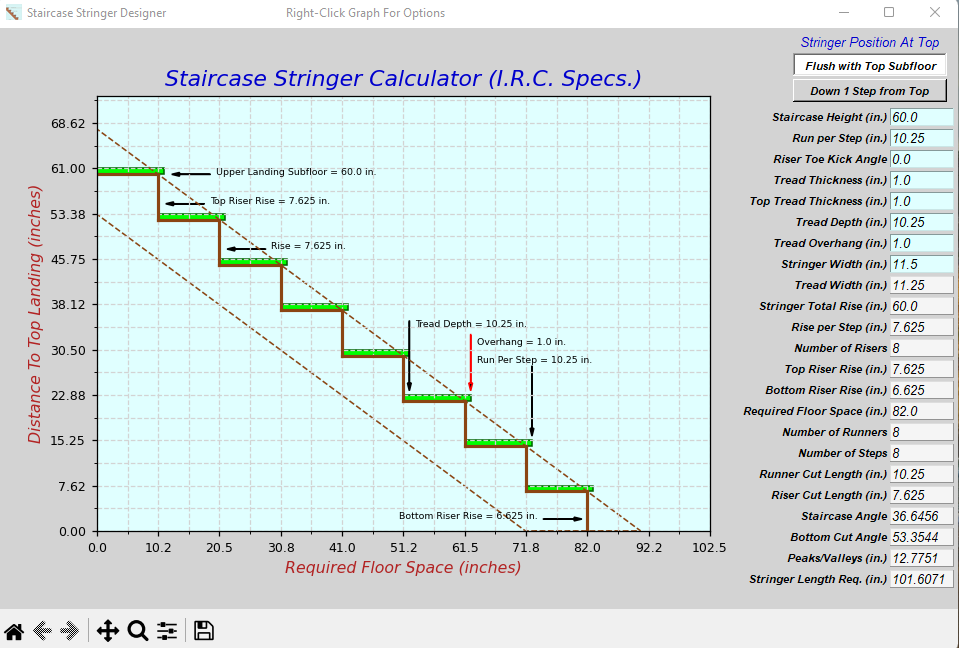

The script that drew this image:
import tkinter as tk
from tkinter import messagebox, Menu, font
from tkinter import BooleanVar, StringVar
from win32api import GetMonitorInfo, MonitorFromPoint
from matplotlib.backends.backend_tkagg import (FigureCanvasTkAgg, NavigationToolbar2Tk)
from matplotlib.ticker import (AutoMinorLocator, MultipleLocator)
from matplotlib.patches import Polygon, Rectangle
import matplotlib.pyplot as plt
import numpy as np
import pathlib
import os
import re
import math
import subprocess
def open_pdf():
    try:
        dir=pathlib.Path(__file__).parent.absolute()
        filename='StairIRC.pdf'
        path=os.path.join(dir, filename)
    finally:subprocess.Popen([path], shell=True)
def end():
    for widget in root.winfo_children(): # Cleanup All On Exit
        if isinstance(widget, tk.Canvas):
            widget.destroy()
        else:
            widget.destroy()
    os._exit(0)
def on_resize(event):
    if event.widget == root:
        if root_start.get():return
        if event.width>=event.height:
            root_fontsize= int(event.height/(default_hgt/rootdefault_fontsize))
        else:
            root_fontsize= int(event.width/(default_wid/rootdefault_fontsize))
        if root_fontsize<4: root_fontsize=4
        root.font['size'] = root_fontsize
        lbl_font['size'] = root_fontsize-2
        plot()
    return
def menu_popup(event):
    try:popup.tk_popup(event.x_root, event.y_root)
    finally:popup.grab_release()
def about():
       messagebox.showinfo('About', 'Creator: Ross Waters\nEmail: RossWatersjr@gmail.com'\
              '\nProgram: Staircase Stringer Designer\nRevision: 2.3.3'\
              '\nLast Revision Date: 12/17/2022\nLanguage: Python 3.11.0 64-bit'\
              '\nOperating System: Windows 10/11')
def enterkey_pressed(event):
    try:
        if (event.keysym)=='Return':
            if event.widget['text']=='Stringer Height': 
                value=stgr_hgt.get()
                if value=='': raise Exception('Staircase Height Value Is Null.')
                valmin,valmax=14.00,150.00
                if float(value)<valmin or float(value)>valmax:
                    msg1='Allowable Staircase Height Range Is From\n'
                    msg2= '14 inches (2 Steps) to 150 inches (@20 Steps).'
                    messagebox.showwarning('Limit Violation', msg1+msg2)
                    if float(value)<valmin:stgr_hgt.set(str(valmin))
                    elif float(value)>valmax:stgr_hgt.set(str(valmax))
                    else:stgr_hgt.set(str(value))
            elif event.widget['text']=='Run Per Step':
                value=stgr_run.get()
                tread_overhang=float(tdoverhang.get())
                if float(value) <11.00 : #Examine Overhang >=0.75-1.25
                    if float(tread_overhang)< 0.75:
                        tread_overhang=0.75
                        tdoverhang.set(tread_overhang)
                if value=='': raise Exception('Run Per Step Value Is Null.')
                valmin,valmax=10.00,30.00
                if float(value)<valmin or float(value)>valmax:
                    msg1='Allowable Staircase Run Length Is From\n'
                    msg2= '10.00 inches to 30.00 inches.'
                    messagebox.showwarning('(Application Limit)', msg1+msg2)
                    if float(value)<valmin:stgr_run.set(str(valmin))
                    elif float(value)>valmax:stgr_run.set(str(valmax))
                    else:stgr_run.set(str(value))
                tread_depth=float(value)
                tddepth.set(tread_depth)
            elif event.widget['text']=='Toekick Angle':
                value=toekick.get()
                if value=='': raise Exception('Toe Kick Angle Value Is Null.')
                valmin,valmax=0.0,30.00
                if float(value)<valmin or float(value)>valmax:
                    msg1='Allowable Toe Kick Angel Is From\n'
                    msg2= '0 Degrees to 30 Degrees (I.R.C) Specs.'
                    messagebox.showwarning('(I.R.C) Spec. Violation', msg1+msg2)
                    toekick.set('30')
                    if float(value)<valmin:toekick.set(str(valmin))
                    elif float(value)>valmax:toekick.set(str(valmax))
                    else:toekick.set(str(value))
            elif event.widget['text']=='Tread Thickness':
                value=tdthickness.get()
                if value=='': raise Exception('Tread Thickness Value Is Null.')
                valmin,valmax=0.0,3.0
                if float(value)<valmin or float(value)>valmax:
                    msg1='Allowable Tread Thickness Is From\n'
                    msg2= '0 inches to 3 inches.'
                    messagebox.showwarning('Application Limit', msg1+msg2)
                    if float(value)<valmin:tdthickness.set(str(valmin))
                    elif float(value)>valmax:tdthickness.set(str(valmax))
                    else:tdthickness.set(str(value))
            elif event.widget['text']=='Top Tread Thickness':
                value=ttdthickness.get()
                if value=='': raise Exception('Top Tread Thickness Value Is Null.')
                valmin,valmax=0.0,3.0
                if float(value)<valmin or float(value)>valmax:
                    msg1='Allowable Top Tread Thickness Is From\n'
                    msg2= '0 inches to 3 inches.'
                    messagebox.showwarning('Application Limit', msg1+msg2)
                    if float(value)<valmin:ttdthickness.set(str(valmin))
                    elif float(value)>valmax:ttdthickness.set(str(valmax))
                    else:ttdthickness.set(str(value))
            elif event.widget['text']=='Tread Depth':
                run_per_step=float(stgr_run.get())
                tread_depth=float(tddepth.get())
                stgr_run.set(str(tread_depth))
                tread_overhang=float(tdoverhang.get())
                if tread_depth<11.00:
                    if float(tread_overhang)< 0.75:
                        tread_overhang=0.75
                        tdoverhang.set(tread_overhang)
                value=tddepth.get()
                if value=='': raise Exception('Tread Depth Value Is Null.')
                valmin,valmin=10.0,30.0
                if float(value)<valmin or float(value)>valmax:
                    msg1='Allowable Tread Depth Is '+str(valmin)+' inches\n'
                    msg2='To '+str(valmax)+' inches.'
                    messagebox.showwarning('(Application Limit)', msg1+msg2)
                    if float(value)<valmin:tddepth.set(str(valmin))
                    elif float(value)>valmax:tddepth.set(str(valmax))
                    else:tddepth.set(str(value))
            elif event.widget['text']=='Tread Overhang':
                value=tdoverhang.get()
                run_per_step=float(stgr_run.get())
                tread_depth=float(tddepth.get())
                if run_per_step>=11: valmin=0.0
                if run_per_step<11: valmin=0.75
                valmax=1.25       
                if value=='': raise Exception('Tread Overhang Value Is Null.')
                if float(value)<valmin or float(value)>valmax:
                    msg1='Allowable Tread Overhang Is From '+str(valmin)+' inches To\n'
                    msg2= str(valmax)+' inches (I.R.C) Specs.'
                    messagebox.showwarning('(I.R.C) Spec. Violation', msg1+msg2)
                    if float(value)<valmin:tdoverhang.set(str(valmin))
                    elif float(value)>valmax:tdoverhang.set(str(valmax))
                    else:tdoverhang.set(str(value))
        plot()
    except Exception as e:
            msg1='Exception occurred while code execution:\n'
            msg2= repr(e)+' '+event.widget['text']
            msg3='\nPlease Check Entry Values!'
            messagebox.showerror('Exeption Error', msg1+msg2+msg3)
def validate_Entries(entry_text):
    regex=re.compile(r'[(0-9)(.)]*$') # Allow
    result=regex.match(entry_text)
    return (entry_text == '' 
    or (entry_text.count('.') <= 1 # allow only one period
        and result is not None
        and result.group(0) != ''))
def on_validate(P):
    return validate_Entries(P)
def plot():
    try:
        fig.clear(True) # Start Fresh
        viewport=fig.add_subplot(111) # Create The Figure
        viewport.set_facecolor('lightcyan')
        viewport.set_title('Staircase Stringer Calculator (I.R.C. Specs.)',
            ha='center', color='mediumblue', fontsize=14, weight='normal', style='italic')# Centered on graph
        # X and Y Axis Labels
        viewport.set_xlabel('Required Floor Space (inches)', ha='center', color='firebrick',
            fontsize=10, weight='normal', style='italic')
        viewport.set_ylabel('Distance To Top Landing (inches)', ha='center', color='firebrick',
        fontsize=10, weight='normal', style='italic')
        # Define and Set Plot Limits
        stringer_hgt=float(stgr_hgt.get())
        total_rise=stringer_hgt
        pos=top_position.get() #Returns Integer
        run_per_step=float(stgr_run.get())
        top_tread_thickness=float(ttdthickness.get())
        tread_depth=float(tddepth.get())
        finished_hgt=stringer_hgt+top_tread_thickness
        tread_thickness=float(tdthickness.get())
        num_of_steps=int(finished_hgt/7.5)
        toekick_angle=float(toekick.get())
        stringer_width=float(stgr_wid.get())
        tread_overhang=float(tdoverhang.get())
        if pos==0: # Flush With Top Sub-Floor
            num_of_risers=num_of_steps
            num_of_runners=num_of_risers
            rise_per_step=finished_hgt/num_of_risers
            # If Rise > Spec, Add Step To Reduce Rise
            if rise_per_step >7.75: #Max Riser Hgt
                num_of_risers += 1
                rise_per_step=finished_hgt/num_of_risers
                num_of_runners=num_of_risers
                rise_per_step=finished_hgt/num_of_risers
            num_of_steps=num_of_risers
            top_riser_rise=rise_per_step-top_tread_thickness+tread_thickness
            totalrise.set(total_rise)
            stringer_hgt=float(stgr_hgt.get())
            req_floor_space=run_per_step*num_of_steps
            xmax=req_floor_space+(run_per_step*2)
            ymax=xmax/aspect_ratio
            ylimits=0, ymax
            xlimits=0, xmax
            viewport.set(xlim=xlimits, ylim=ylimits, autoscale_on=False)
            x1=0.0
            x2=x1+run_per_step
            y1=stringer_hgt
            y2=y1
            # Upper Landing Annotation
            # Try Keeping Arrow Head Constant size
            arrow_x=(1.75*run_per_step)+tread_overhang
            viewport.arrow(arrow_x, stringer_hgt, -run_per_step*0.5, 0, 
                head_width=ymax/116, head_length=(xmax*2)/158, fc='k', ec='k')
            viewport.annotate('Upper Landing Subfloor = '+ str(stringer_hgt) +' in.',
                xy=(arrow_x+1, stringer_hgt-0.1), xycoords='data', fontsize=6, color='k')
        else: # 1 Step Down From Top Sub-Floor
            # Top Overhang
            viewport.add_patch(Rectangle((0, stringer_hgt), tread_overhang, top_tread_thickness,
            facecolor = 'lime', ec='darkgreen',lw=1,fill=True))
            rise_per_step=finished_hgt/num_of_steps
            num_of_runners=num_of_steps-1
            num_of_risers=num_of_steps-1  
            if rise_per_step >7.75: #Max Riser Hgt
                num_of_risers += 1
                num_of_steps=num_of_risers+1
                num_of_runners=num_of_steps-1
                rise_per_step=finished_hgt/num_of_steps
            req_floor_space=run_per_step*num_of_risers
            xmax=req_floor_space+(run_per_step*3)
            ymax=xmax/aspect_ratio
            ylimits=0, ymax
            xlimits=0, xmax
            viewport.set(xlim=xlimits, ylim=ylimits, autoscale_on=False)
            x1=0.0
            x2=x1+run_per_step
            total_rise=finished_hgt-rise_per_step-tread_thickness
            top_riser_rise=rise_per_step-top_tread_thickness+tread_thickness
            totalrise.set(round(total_rise,4))
            y1=total_rise
            y2=y1
            # Upper Landing Annotation
            # 116 And 158 Represents Viewport Height and Width
            # At a Standard 9 Feet Staircasing With Arrow Dimensions
            # At Approximately L=2, W=1
            viewport.arrow(run_per_step*0.85, stringer_hgt, -run_per_step*0.5, 0, 
                head_width=ymax/116, head_length=(xmax*2)/158, fc='k', ec='k')      
            viewport.annotate('Upper Landing Subfloor = '+ str(stringer_hgt) +' in.',
                xy=(run_per_step+1, stringer_hgt-0.1), xycoords='data', fontsize=6, 
                color='k', clip_on=True)
            # Total Rise Annotation
            arrow_x=(1.75*run_per_step)+tread_overhang
            viewport.arrow(arrow_x, total_rise, -run_per_step*0.5, 0, 
                head_width=ymax/116, head_length=(xmax*2)/158, fc='k', ec='k')      
            viewport.annotate('Stringer Rise = '+ str(round(total_rise,4)) +' in.',
                xy=(arrow_x+1, total_rise-0.1), xycoords='data', fontsize=6, 
                color='k', clip_on=True)
        # Set Tick Label Font Size And Grid/Ticks
        viewport.tick_params(axis='both', which='major', labelsize=8)
        # Change Major And Minor Ticks Depending On Height Of Staircase
        if stringer_hgt<=90:
            xmajor_tick=run_per_step
            ymajor_tick=rise_per_step
            xminor_tick=2
            yminor_tick=2
        elif stringer_hgt>90:
            xmajor_tick=run_per_step*2
            ymajor_tick=rise_per_step*2
            xminor_tick=2
            yminor_tick=2
        viewport.xaxis.set_major_locator(MultipleLocator(xmajor_tick))
        viewport.xaxis.set_minor_locator(AutoMinorLocator(xminor_tick))
        viewport.yaxis.set_major_locator(MultipleLocator(ymajor_tick))
        viewport.yaxis.set_minor_locator(AutoMinorLocator(yminor_tick))
        # Turn Both Major and Minor Ticks On
        viewport.grid(which='major', color='lightgray', linestyle='dashed')
        viewport.grid(which='minor', color='lightgray', linestyle='dashed')
        # Get Things Ready To Plot The Stringer Risers And Runners
        if toekick_angle > 0: # Toe Kick Angle > 0
            toekick_tan=math.tan(toekick_angle/(180/math.pi))
            run_diff=toekick_tan*rise_per_step #Correction For Runs With Riser Angle
            riser_len=math.sqrt(pow(rise_per_step,2)+pow(run_diff,2))
            runner_len=run_per_step+run_diff
            tread_top_adj = toekick_tan * tread_thickness
        else:
            run_diff=0
            riser_len=rise_per_step
            runner_len=run_per_step
            tread_top_adj=0
        while x1 < req_floor_space: # Plot The Stringer Risers And Runners
            viewport.plot([x1-run_diff,x2], [y1,y2],'saddlebrown', lw=2) #Plot Runners
            x1=x2
            y1=y2
            if y2==stringer_hgt:
                y2-=top_riser_rise
            else:        
                y2-=rise_per_step
            viewport.plot([x1,x2-run_diff], [y1,y2],'saddlebrown', lw=2) #Plot Risers
            y1=y2
            x2+=run_per_step
        # Get Things Ready To Plot Tread
        x1=0
        y1=total_rise
        x2=x1+tread_depth+tread_overhang
        y2=y1
        x3=x2
        y3=y2+tread_thickness
        if x1==0:
            x4=x1 # No toekick_angle For Top Step
            y3=y2+top_tread_thickness # Top Tread May Differ From Tread
            y4=y3
        else:
            x4=x1+tread_top_adj
            x1=0
            y1=total_rise
            y3=y2+tread_thickness
            y4=y3
        while y1 > 3: # Plot The Tread
            p = np.array([[x1-run_diff,y1], [x2,y2], [x3,y3], [x4,y4]])
            viewport.add_patch(Polygon(p, facecolor = 'lime',closed=True,
                ec='darkgreen',lw=1,fill=True))
            x1+=run_per_step
            y1-=rise_per_step
            x2=x1+tread_depth+tread_overhang
            if y2==stringer_hgt:
                y2-=top_riser_rise
            else:        
                y2-=rise_per_step
            y1=y2
            x3=x2
            y3=y2+tread_thickness
            x4=x1-run_diff+tread_top_adj
            y4=y3
        # Top Riser Rise Annotations
        if pos==0: arrow_y=stringer_hgt-(0.65*rise_per_step)
        else: arrow_y=stringer_hgt-(1.65*rise_per_step)
        arrow_x=(run_per_step*1.75)-0.75*run_diff 
        viewport.arrow(arrow_x, arrow_y, -run_per_step*0.5, 0, head_width=ymax/116, 
            head_length=(xmax*2)/158, fc='k', ec='k')      
        viewport.annotate('Top Riser Rise = '+ str(round(top_riser_rise,4)) +' in.',
            xy=(arrow_x+1, arrow_y), xycoords='data', fontsize=6, color='k', clip_on=True)
        # Rise Per Step Annotations
        if num_of_risers>2:
            if pos==0: arrow_y=stringer_hgt-(1.65*rise_per_step)
            else: arrow_y=stringer_hgt-(2.65*rise_per_step)
            arrow_x=(run_per_step*2.75)-0.75*run_diff 
            viewport.arrow(arrow_x, arrow_y, -run_per_step*0.5, 0, head_width=ymax/116, 
                head_length=(xmax*2)/158, fc='k', ec='k')      
            viewport.annotate('Rise = '+ str(round(rise_per_step,4)) +' in.',
                xy=(arrow_x+1, arrow_y), xycoords='data', fontsize=6, color='k', clip_on=True)
        # Bottom Riser Rise Annotations
        arrow_x=(req_floor_space-(run_per_step/aspect_ratio))-run_diff*0.75
        arrow_y=0.3*(rise_per_step-tread_thickness)
        viewport.arrow(arrow_x, arrow_y, 0.5*run_per_step, 0, head_width=ymax/116, 
            head_length=(xmax*2)/158, fc='k', ec='k')
        # This Annotation Is Used To Only Obtain Text Dimensions.
        # Will Be Removed And Replaced Below.      
        txt=viewport.annotate('Bottom Riser Rise = '+ str(round(rise_per_step-tread_thickness,4)) +' in.',
            xy=((xmax)*0.5, arrow_y), xycoords='data', fontsize=6, color='k', clip_on=True)
        r = canvas.get_renderer()
        # Get Text Properties in Data Coords.
        bbox = viewport.transData.inverted().transform_bbox(txt.get_window_extent(renderer=r))
        x0=arrow_x-bbox.width-1
        txt.remove() # Remove Original Annotation And Replace With New
        # Place Annotation Along Left Side Of Arrow According To Data Dimensions
        txt=viewport.annotate('Bottom Riser Rise = '+ str(round(rise_per_step-tread_thickness,4)) +' in.',
            xy=(x0, arrow_y), xycoords='data', fontsize=6, color='k', clip_on=True)
        # Set Variables To Move Arrows And Annotations According To Number Of Steps
        if num_of_risers<=7:
            redarrow_x=req_floor_space-run_per_step+tread_overhang
            redarrow_y=(3.2*rise_per_step)+1
            runarrow_x=req_floor_space+tread_overhang
            runarrow_y=(2.5*rise_per_step)+1
            runnotation_x=(req_floor_space-run_per_step)+2
            runnotation_y=(2.5*rise_per_step)+1.5
            overhang_x=(req_floor_space-run_per_step)+2
            overhang_y=(2.5*rise_per_step)+3.5
            tdarrow_x=(req_floor_space)-((run_per_step*2)-tread_overhang)
            tdarrow_y=(3.5*rise_per_step)+1
            tdannotation_x=(req_floor_space-((run_per_step*2)-tread_overhang))+1
            tdannotation_y=3.5*rise_per_step
            twarrow_x=(req_floor_space)-(run_per_step*2)-run_diff
            twarrow_y=(3.7*rise_per_step)
            twannotation_x=(req_floor_space-(run_per_step*2))-(run_diff-1)
            twannotation_y=(3.7*rise_per_step)
        elif num_of_risers<=12:
            redarrow_x=(req_floor_space-(2*run_per_step))+tread_overhang
            redarrow_y=(4.2*rise_per_step)+1
            runarrow_x=(req_floor_space-run_per_step)+tread_overhang
            runarrow_y=(3.5*rise_per_step)+1
            runnotation_x=(req_floor_space-(2*run_per_step))+2
            runnotation_y=(3.5*rise_per_step)+1.5
            overhang_x=(req_floor_space-(2*run_per_step))+2
            overhang_y=(4.5*rise_per_step)-3
            tdarrow_x=(req_floor_space)-((run_per_step*3)-tread_overhang)
            tdarrow_y=(4.5*rise_per_step)+1
            tdannotation_x=(req_floor_space-((run_per_step*3)-tread_overhang))+1
            tdannotation_y=4.5*rise_per_step
            twarrow_x=(req_floor_space)-(run_per_step*3)-run_diff
            twarrow_y=(4.8*rise_per_step)+1
            twannotation_x=(req_floor_space-(run_per_step*3))-(run_diff-1)
            twannotation_y=(4.8*rise_per_step)+1
        else: 
            redarrow_x=(req_floor_space-(3*run_per_step))+tread_overhang
            redarrow_y=(5.2*rise_per_step)+1
            runarrow_x=(req_floor_space-2*run_per_step)+tread_overhang
            runarrow_y=(4.5*rise_per_step)+1
            runnotation_x=(req_floor_space-(3*run_per_step))+2
            runnotation_y=(4.5*rise_per_step)+1.5
            overhang_x=(req_floor_space-(3*run_per_step))+2
            overhang_y=(5.5*rise_per_step)-2.5
            tdarrow_x=(req_floor_space)-((run_per_step*4)-tread_overhang)
            tdarrow_y=(5.5*rise_per_step)+1
            tdannotation_x=(req_floor_space-((run_per_step*4)-tread_overhang))+1
            tdannotation_y=5.5*rise_per_step
            twarrow_x=(req_floor_space)-(run_per_step*4)-run_diff
            twarrow_y=(5.8*rise_per_step)+1
            twannotation_x=(req_floor_space-(run_per_step*4))-(run_diff-1)
            twannotation_y=(5.8*rise_per_step)+1
        # Use The Variables And Move Arrows And Annotation Accordingly
        viewport.arrow(redarrow_x, redarrow_y, 0,
            (-1.2*rise_per_step)+tread_thickness, head_width=ymax/116,
            head_length=(xmax*2)/158, fc='k', ec='red')      
        # Run Per Step Arrow And Annotation             
        viewport.arrow(runarrow_x, runarrow_y, 0,
            (-rise_per_step*1.5)+tread_thickness, head_width=ymax/116,
            head_length=(xmax*2)/158, fc='k', ec='k')
        txt=viewport.annotate('Run Per Step = '+ str(round(run_per_step,3)) +' in.', xy=(runnotation_x,
            runnotation_y), xycoords='data', fontsize=6, color='k', clip_on=True)
        # Overhang Annotation Only
        txt=viewport.annotate('Overhang = '+ str(round(tread_overhang,3)) +' in.', xy=(overhang_x,
            overhang_y), xycoords='data', fontsize=6, color='k', clip_on=True)
        # Tread Depth Arrow And Annotation       
        viewport.arrow(tdarrow_x, tdarrow_y, 0, 
            (-rise_per_step*1.5)+tread_thickness, head_width=ymax/116, 
            head_length=(xmax*2)/158, fc='k', ec='k')
        txt=viewport.annotate('Tread Depth = '+ str(round(tread_depth,3)) +' in.', xy=(tdannotation_x,
            tdannotation_y), xycoords='data', fontsize=6, color='k', clip_on=True)
        if toekick_angle > 0:
            viewport.arrow(twarrow_x, twarrow_y, 0, 
                (-rise_per_step*1.8)+tread_thickness, head_width=ymax/116, 
                head_length=(xmax*2)/158, fc='k', ec='k')      
            txt=viewport.annotate('Tread Width = '+ str(round(runner_len+tread_overhang,3)) +' in.', 
                xy=(twannotation_x, twannotation_y),
                xycoords='data', fontsize=6, color='k', clip_on=True)
        # Draw The Strnger Material
        x1=0
        if pos==0: y1=stringer_hgt+rise_per_step
        if pos==1: y1=stringer_hgt
        # peaks_valleys, Top Cut Length, Floor Cut Length And Staircase Angle
        peaks_valleys=round(math.sqrt(pow(rise_per_step,2)+pow(run_per_step,2)),4)#Hyp
        topanglesin=run_per_step/peaks_valleys
        topcutlength= stringer_width/topanglesin
        x2=x1              
        y2=y1-topcutlength
        stair_angle=math.atan(rise_per_step/run_per_step)*(180/math.pi)
        hyp=y2/math.sin(stair_angle/(180/math.pi))
        x3=math.sqrt(pow(hyp,2)-pow(y2,2))
        y3=0
        floor_sin=rise_per_step/peaks_valleys
        floor_cutlength=stringer_width/floor_sin
        x4=x3+floor_cutlength
        y4=0
        # Plot Stringer Material
        p = np.array([[x1,y1], [x2,y2], [x3,y3], [x4,y4]])
        viewport.add_patch(Polygon(p, closed=True,
            ec='saddlebrown',lw=1,ls='--', fill=False))
        # Stringer Length Required
        if pos==0: y1=stringer_hgt
        if pos==1: y1=stringer_hgt-rise_per_step
        stringer_len=math.sqrt(pow(y1,2)+pow(req_floor_space,2))
        tread_wid=runner_len+tread_overhang # Total Tread Width
        fig.canvas.draw() # Refresh The Canvas
        # Update Entry Widgets
        numrisers.set(num_of_risers)
        numsteps.set(num_of_steps)
        riseperstep.set(round(rise_per_step,4))
        numrunners.set(num_of_runners)
        totalrun.set(round(req_floor_space,4))
        runnerlength.set(round(runner_len,4))
        riserlength.set(round(riser_len,4))
        toprise.set(round(top_riser_rise,4))
        bot_riser_rise=rise_per_step-tread_thickness
        botrise.set(round(bot_riser_rise,4))
        stairangle.set(round(stair_angle,4))
        # Stringer Floor And Top Cut Angles
        floor_cutangle=90-stair_angle
        botangle.set(round(floor_cutangle,4))
        peakvalley.set(peaks_valleys)
        stringerlen.set(round(stringer_len,4))
        treadwid.set(round(tread_wid,4)) 
    except Exception as e:
        msg1='Exception occurred while code execution:\n'
        msg2= repr(e)
        msg3='\nPlease Check Entry Values!'
        messagebox.showerror('Exeption Error', msg1+msg2+msg3)
if __name__ == "__main__":
    root=tk.Tk()
    root_start=BooleanVar()
    root_start.set(True)
    dir=pathlib.Path(__file__).parent.absolute()
    filename='Stringer.ico'
    path=os.path.join(dir, filename)
    root.iconbitmap(path)  
    title='Staircase Stringer Designer'
    options='Right-Click Graph For Options'
    root.title(title + options.rjust(40+len(options)))
    monitor_info=GetMonitorInfo(MonitorFromPoint((0,0)))
    work_area= monitor_info.get("Work")
    screen_width=work_area[2]
    screen_height=work_area[3]
    root_hgt=int(screen_height/1.8)
    root_wid=int(screen_width/2.0)
    default_hgt=root_hgt 
    default_wid=root_wid 
    x=(screen_width/2)-(root_wid/2)
    y=(screen_height/2)-(root_hgt/2)
    root.configure(bg='lightgray') # Set main backcolor to aqua
    root.bind("<Configure>", on_resize)
    root.protocol("WM_DELETE_WINDOW", end)
    fig_width=700
    fig_height=500
    px = 1/plt.rcParams['figure.dpi'] # Create And Position The Figure
    fig=plt.figure(figsize=(fig_width*px, fig_height*px), dpi=113)
    aspect_ratio=fig_width/fig_height
    fig.patch.set_facecolor('lightgray')# Set the figure facecolor
    canvas=FigureCanvasTkAgg(fig, master=root) # Create The Canvas
    canvas.get_tk_widget().pack(side='top', anchor='nw')#place(x=0, y=0)
    toolbar=NavigationToolbar2Tk(canvas, root) # create Matplotlib toolbar
    tb_hgt=toolbar.winfo_reqheight()
    canvas.get_tk_widget().pack() # place oolbar on Tkinter window
    root.geometry('%dx%d+%d+%d' % (root_wid, root_hgt+tb_hgt, x, y, )) # Position Center Of Screen
    lbl_font=font.Font(family='lucidas', size=8, weight='bold', slant='italic')
    root.font=font.Font(family='lucidas', size=10, weight='normal', slant='italic')
    rootdefault_fontsize=10
    lbldefault_fontsize=8
    top_position = tk.IntVar() #PY_VAR3 Location Of Top Step, 0=Flush, 1=Down 1 Step
    stgr_hgt=StringVar(root,name='Stringer Height')
    stgr_run=StringVar(root,name='Run Per Step')
    toekick=StringVar(root,name='Toekick Angle')
    tdthickness=StringVar(root,name='Tread Thickness')
    ttdthickness=StringVar(root,name='Top Tread Thickness')
    tddepth=StringVar(root,name='Tread Depth')
    tdoverhang=StringVar(root,name='Tread Overhang')
    stgr_wid=StringVar(root,name='Stringer Width')
    treadwid=StringVar() # tread_wid
    totalrise=StringVar() # total_rise
    riseperstep=StringVar() # rise_per_step
    numrisers=StringVar() # num_of_risers
    toprise=StringVar() # top_riser_rise
    botrise=StringVar() # bot_riser_rise
    totalrun=StringVar() # req_floor_space
    numrunners=StringVar() # num_of_runners
    numsteps=StringVar() # num_of_steps
    runnerlength=StringVar() # runner_len
    riserlength=StringVar()
    stairangle=StringVar() # stair_angle
    botangle=StringVar() # floor_cutangle
    peakvalley=StringVar() # peaks_valleys
    stringerlen=StringVar() # stringer_len
    # Create Frame with Label and place 2 radio buttons inside
    fra_lbl=tk.Label(root, background='light gray', foreground='mediumblue', font=root.font,
        text="Stringer Position At Top")
    lbl_wid=fra_lbl.winfo_reqwidth()
    lbl_hgt=fra_lbl.winfo_reqheight()
    x= (root_wid-(lbl_wid+20)) / root_wid
    fra_lbl.place(relx=x, rely=0.008, relwidth=0.16, relheight=0.028892455858748)
    # Radio Buttons For Staircase Location At Top   
    top_position.set(0)  # initializing the choice, i.e. Python
    rdo1=tk.Radiobutton(root, text='Flush with Top Subfloor', indicatoron=0, activebackground='aqua',
        background='lightgray', font=lbl_font, padx=10, variable=top_position, command=plot, value=0)
    rdo1.place(relx=x, rely=0.04, relwidth=0.16, relheight=0.037)
    rdo2=tk.Radiobutton(root, text='Down 1 Step from Top', indicatoron=0, activebackground='aqua',
        background='lightgray', font=lbl_font, padx=10, variable=top_position, command=plot, value=1)
    rdo2.place(relx=x, rely=0.082, relwidth=0.16, relheight=0.037)
    #Height for calculations = 623 = root_hgt + tb_hgt = 573 + 50
    root.bind('<Return>', enterkey_pressed) # Enter Key Was Pressed On Entry Widgets
    lbl=[]
    x=0.77604166
    y=0.128410915
    wid=0.153125
    hgt=0.0288
    text=['Staircase Height (in.)','Run per Step (in.)','Riser Toe Kick Angle','Tread Thickness (in.)',
        'Top Tread Thickness (in.)','Tread Depth (in.)','Tread Overhang (in.)','Stringer Width (in.)',
        'Tread Width (in.)','Stringer Total Rise (in.)','Rise per Step (in.)','Number of Risers',
        'Top Riser Rise (in.)','Bottom Riser Rise (in.)','Required Floor Space (in.)','Number of Runners',
        'Number of Steps','Runner Cut Length (in.)','Riser Cut Length (in.)','Staircase Angle',
        'Bottom Cut Angle','Peaks/Valleys (in.)','Stringer Length Req. (in.)']
    for index, element in enumerate(text):
        lbl.append([index])
        lbl[index]=tk.Label(root, background='lightgray', font=lbl_font, text=element, justify='left', anchor='e')
        lbl[index].place(relx=x, rely=y, relwidth=wid, relheight=hgt)
        y+=0.033707865
    text.clear()    
    txtbx=[]
    cmd=[]    
    x=0.929166666
    y=0.128410915
    wid=0.067
    hgt=0.0288
    strvars=[stgr_hgt,stgr_run,toekick,tdthickness,ttdthickness,tddepth,tdoverhang,stgr_wid]
    text=['60.0','10.25','0.0','1.0','1.0','10.25','1.0','11.5']
    for index, element in enumerate(strvars):
        txtbx.append([index])
        cmd.append([index])
        txtbx[index]=tk.Entry(root, background='lightcyan', textvariable=element, font=root.font,)
        txtbx[index]['validatecommand']=(txtbx[index].register(validate_Entries),'%P','%d')
        cmd[index]=(txtbx[index].register(on_validate), '%P')
        txtbx[index].config(validate="key", validatecommand=cmd[index])
        txtbx[index].place(relx=x, rely=y, relwidth=wid, relheight=hgt)
        txtbx[index].insert(0, text[index])
        y+=0.033707865
    strvars.clear()
    text.clear()    
    lbl2=[]
    wid=0.067
    hgt=0.0288
    strvars=[treadwid,totalrise,riseperstep,numrisers,toprise,botrise,totalrun,numrunners,numsteps,
        runnerlength,riserlength,stairangle,botangle,peakvalley,stringerlen]
    for index, element in enumerate(strvars):
        lbl2.append([index])
        lbl2[index]=tk.Label(root, background='whitesmoke', font=root.font, textvariable=element, 
            anchor='w', justify='right', borderwidth=1, relief="ridge")
        lbl2[index].place(relx=x, rely=y, relwidth=wid, relheight=hgt)
        y+=0.033707865
    strvars.clear()
    text.clear()
    popup=Menu(root, tearoff=0)
    #Add PopUp Menu Items
    popup.add_command(label="View I.R.C. pdf File", background='aqua', command=lambda:open_pdf())
    popup.add_separator(background='lightgray')
    popup.add_command(label="About", background='aqua', command=lambda:about())
    popup.add_separator(background='lightgray')
    popup.add_command(label="Exit Program", background='aqua', command=lambda:end())
    root.bind("<Button-3>", menu_popup)
    root.update()
    root_start.set(False)
    plot()
    root.mainloop()
